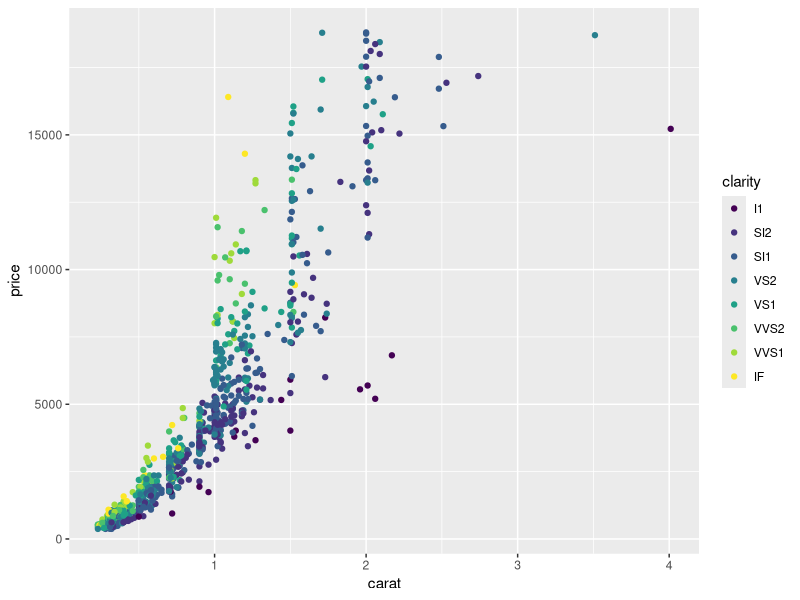

This chart was generated by the following R code: (Note: this script raises an error after producing the figure.)
## ----setup,include=FALSE-------------------------------------------------
library(knitr)

knitr::opts_chunk$set(fig.height=4, fig.width=6)

## ------------------------------------------------------------------------
library(ggplot2)
dsamp <- diamonds[sample(nrow(diamonds), 1000), ]
(d <- ggplot(dsamp, aes(carat, price)) +
  geom_point(aes(colour = clarity)))

## ----reposition_legend---------------------------------------------------
reposition_legend(d, 'top left')

## ------------------------------------------------------------------------
d2 <- d + facet_grid(.~cut)
ggplot_gtable(ggplot_build(d2))

## ----reposition_legend_facet1--------------------------------------------
reposition_legend(d2, 'top left', panel = 'panel-3-1')

## ----reposition_legend_facet2--------------------------------------------
reposition_legend(d + facet_wrap(~cut, ncol=3), 'top left', panel='panel-3-2')

## ----reposition_legend_facet3--------------------------------------------
d3 <- d + facet_wrap(~cut, ncol=3) + scale_color_discrete(guide=guide_legend(ncol=3))
reposition_legend(d3, 'center', panel='panel-3-2')

